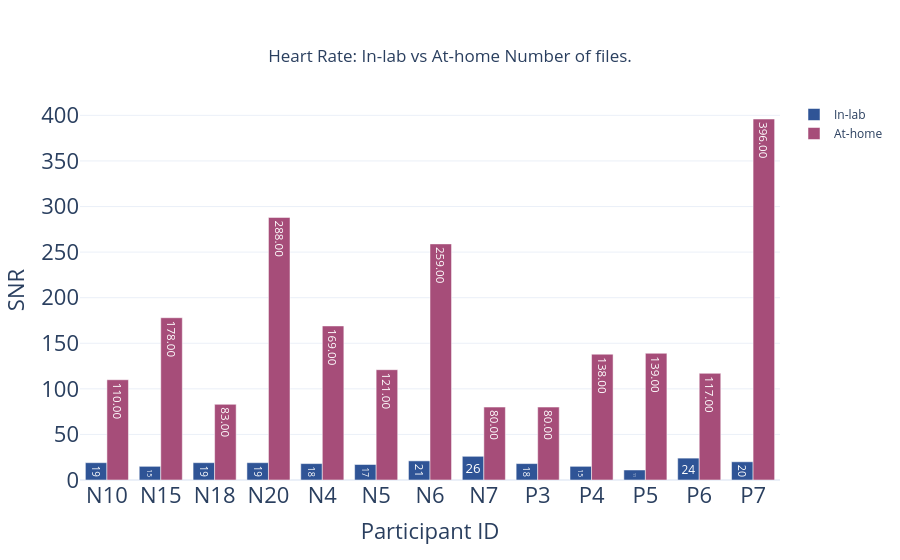

Write notebook code for a chart like this one.
### Code cell
fig7 = go.Figure([go.Bar(x=grouped_sum_snr_HR_inlab.index ,
                         y=grouped_sum_snr_HR_inlab,
                         name="In-lab",
                         marker=dict(color='#2f5496'),
                        text=grouped_sum_snr_HR_inlab.round(2),  # Add rounded text annotations
                        textposition='inside',  # Position the text above the bars
                        textfont=dict(size=15)),
                    go.Bar(
                        x=grouped_sum_snr_HR_in_home.index,
                        y=grouped_sum_snr_HR_in_home,
                        name="At-home",
                        marker=dict(color='#a64d79'),
                        text=[f"{val:.2f}" for val in grouped_sum_snr_HR_in_home],
                        textposition='inside',
                        textfont=dict(size=15),) ]) # Set the font size for the text 
                        

# Add dropdown to layout
fig7.update_layout(
        title=dict(
        text="Heart Rate: In-lab vs At-home Number of files.",
        x=0.5,  # Center the title
        xanchor="center",  # Anchor the title at its center
        yanchor="top",  # Optional: Anchor the title at the top
    ),
    xaxis=dict(title="Participant ID",
            titlefont=dict(size=22),  # Set x-axis title font size
            tickfont=dict(size=22)  # Set x-axis tick font size

              ),
    yaxis=dict(title="SNR",
               titlefont=dict(size=22),  # Set x-axis title font size
            tickfont=dict(size=22)  # Set x-axis tick font size
              ),
    template="plotly_white")

# Show the figure
fig7.show()

### Figure 1 — Plotly figure (JSON) as saved in the notebook; plotly's stock layout.template omitted (floating-point values rounded to 4 significant figures)
{"data": [{"marker": {"color": "#2f5496"}, "name": "In-lab", "text": [19, 15, 19, 19, 18, 17, 21, 26, 18, 15, 11, 24, 20], "textfont": {"size": 15}, "textposition": "inside", "type": "bar", "x": ["N10", "N15", "N18", "N20", "N4", "N5", "N6", "N7", "P3", "P4", "P5", "P6", "P7"], "y": [19, 15, 19, 19, 18, 17, 21, 26, 18, 15, 11, 24, 20]}, {"marker": {"color": "#a64d79"}, "name": "At-home", "text": ["110.00", "178.00", "83.00", "288.00", "169.00", "121.00", "259.00", "80.00", "80.00", "138.00", "139.00", "117.00", "396.00"], "textfont": {"size": 15}, "textposition": "inside", "type": "bar", "x": ["N10", "N15", "N18", "N20", "N4", "N5", "N6", "N7", "P3", "P4", "P5", "P6", "P7"], "y": [110, 178, 83, 288, 169, 121, 259, 80, 80, 138, 139, 117, 396]}], "layout": {"autosize": true, "title": {"text": "Heart Rate: In-lab vs At-home Number of files.", "x": 0.5, "xanchor": "center", "yanchor": "top"}, "xaxis": {"autorange": true, "range": [-0.5, 12.5], "tickfont": {"size": 22}, "title": {"font": {"size": 22}, "text": "Participant ID"}, "type": "category"}, "yaxis": {"autorange": true, "range": [0, 416.8], "tickfont": {"size": 22}, "title": {"font": {"size": 22}, "text": "SNR"}, "type": "linear"}}}
